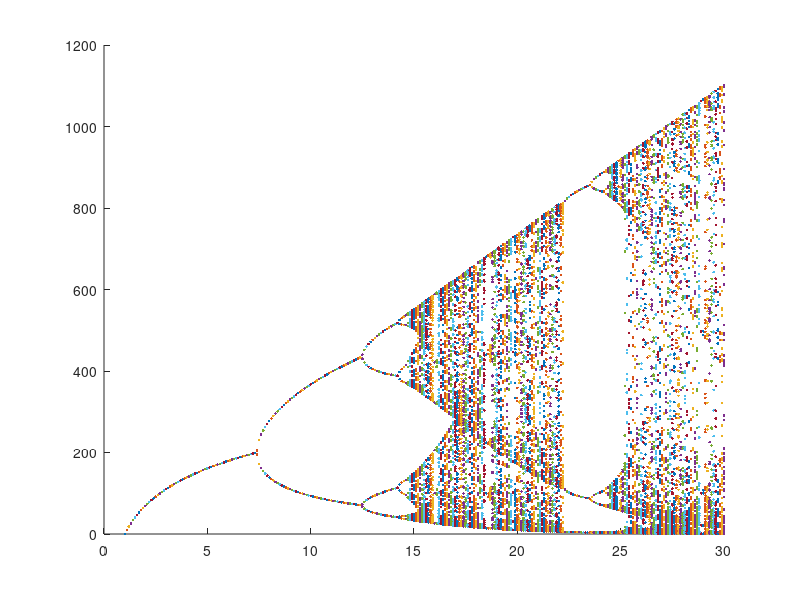

Recreate this plot in MATLAB.
t=300;
a=0.01;
R=1:0.1:30;
eta=zeros(1,t);
eta(1)=900;
for j=1:size(R,2)
    for i=2:t
        eta(i)=R(j)*eta(i-1)*exp(-a*eta(i-1));
    end
    r=zeros(1,100)+R(j);
    hold on
    plot(r(1,:),eta(t-100+1:t),'.')
end
hold off
